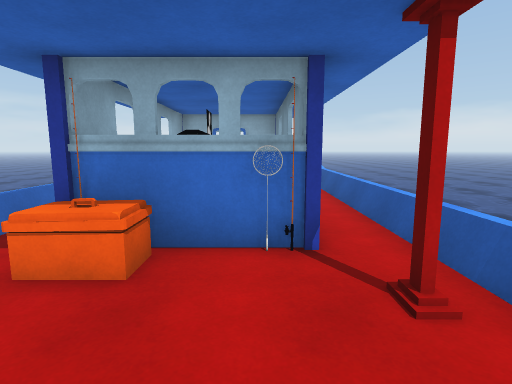
View 1 (above)

13 first-person views from a walk through a scene from a Unity 3-D project. The camera is 1.5 m above the floor, tilts 8° down and sees 80° across. The floor is counted in squares, 1 m on a side. Each view is taken from the middle of a square. On the plan, view 1 faces up. The plan holds only what a view shows up to about 15 squares ahead; the rest is blank. The place goes on beyond the plan. The player character is not drawn. Some surface patterns are stand-ins.

View 2
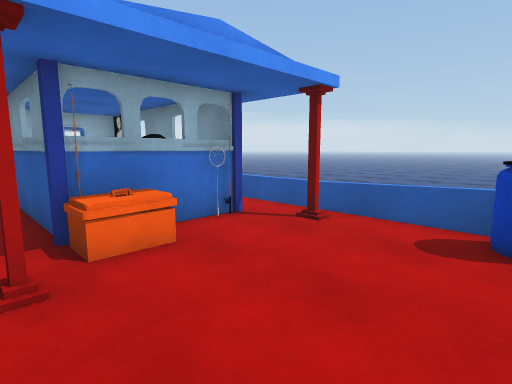

View 3
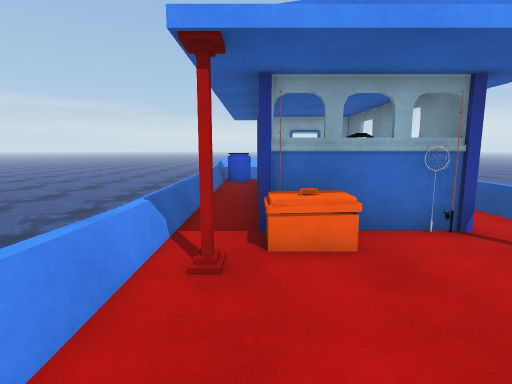

View 4
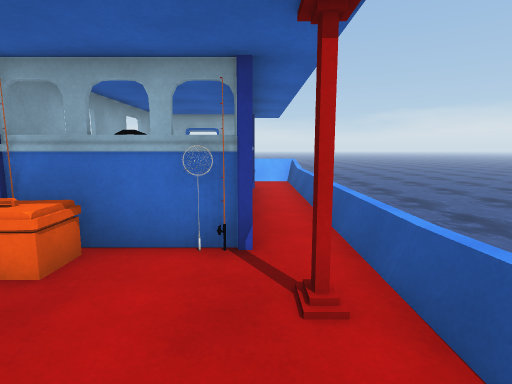

View 5
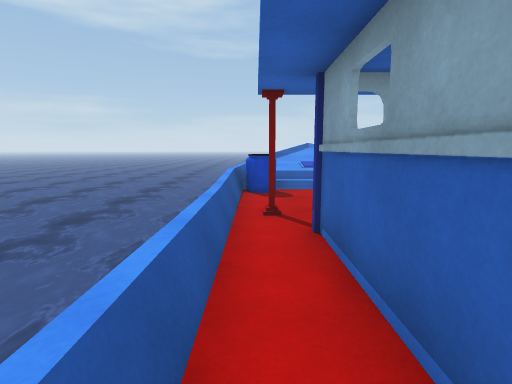

View 6
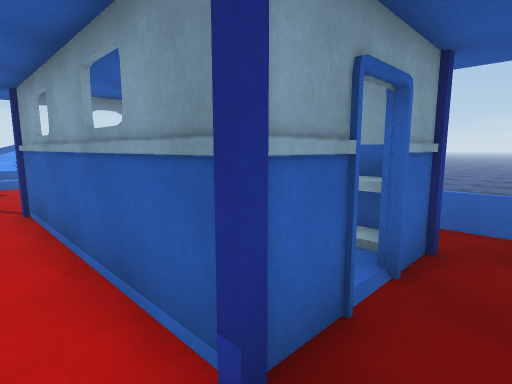

View 7
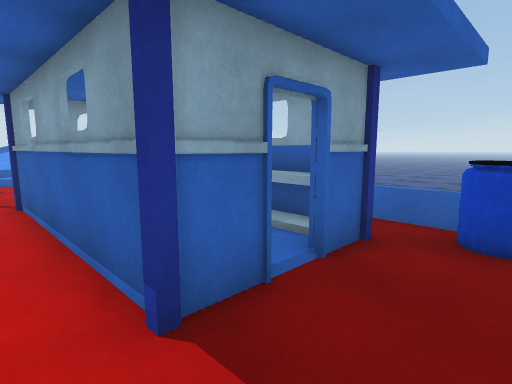

View 8
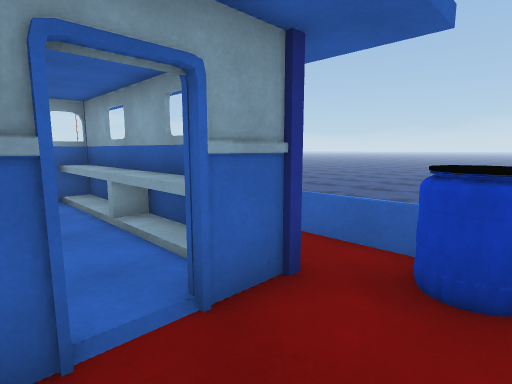

View 9
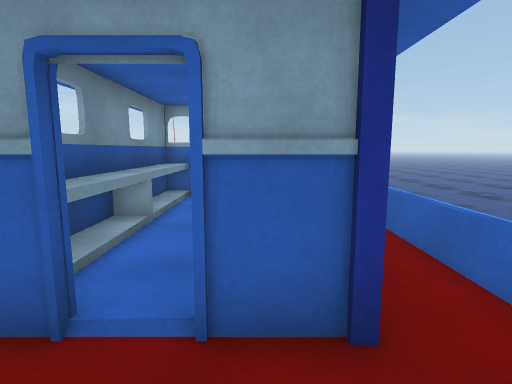

View 10
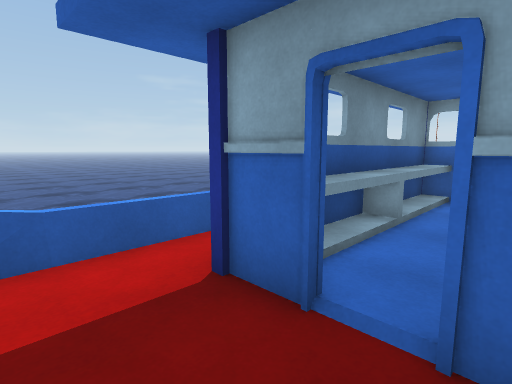

View 11
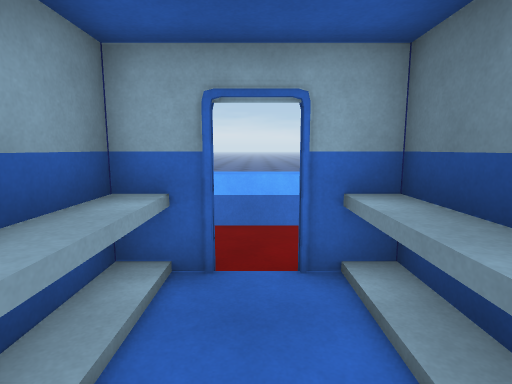

View 12
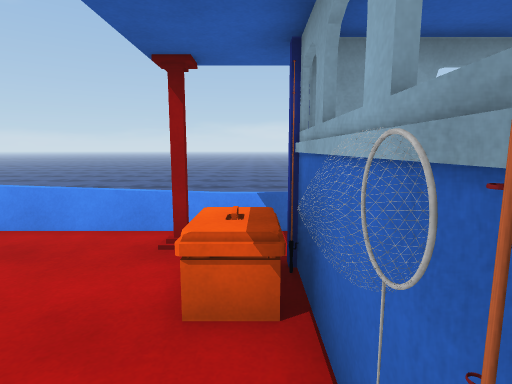

View 13
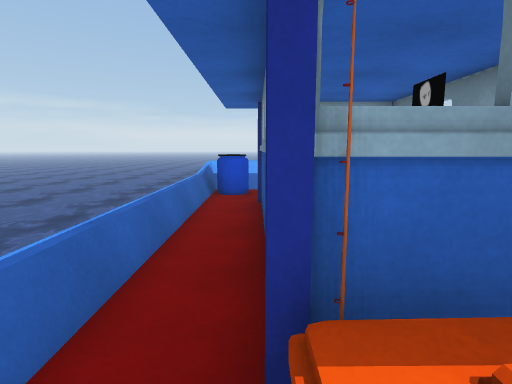

### Floor plan
Key: @ floor where view 1 was taken; # wall or solid block; . floor; = window, fence, low wall or low ledge; ≈ water the walk keeps out of; ^ raised ledge; O other object.
Columns run from 5 left of view 1 to 3 right of it. Each row starts with its distance up from view 1.
 16    ^^^
 15 = =======
 14 =O......=
 13 =OO.....=
 12 =###.##.=
 11 = ^^.^#.=
 10 = ^^.^#.=
  9 = ^^.^#.=
  8 = ^^.^#.=
  7 = ^^ ^#.=
  6 = ^^ ^#.=
  5 =##^#^#.=
  4 =#OO.O..=
  3 =#.O....=
  2 =.......=
  1 =.......=
  0 =....@.O=
 -1 =.....OO=
 -2      ^^^≈
 -3      ^^
 -4      ^^

Positions as (right, up) in squares from view 1, and headings:
1: (0, 0), facing up
2: (-4, -1), facing up-right
3: (-3, -1), facing up
4: (1, 0), facing up
5: (2, 10), facing down
6: (2, 13), facing down-left
7: (2, 14), facing down-left
8: (0, 14), facing down-left
9: (-2, 14), facing down
10: (-2, 14), facing down-right
11: (-1, 8), facing up
12: (1, 4), facing left
13: (-3, 3), facing up
